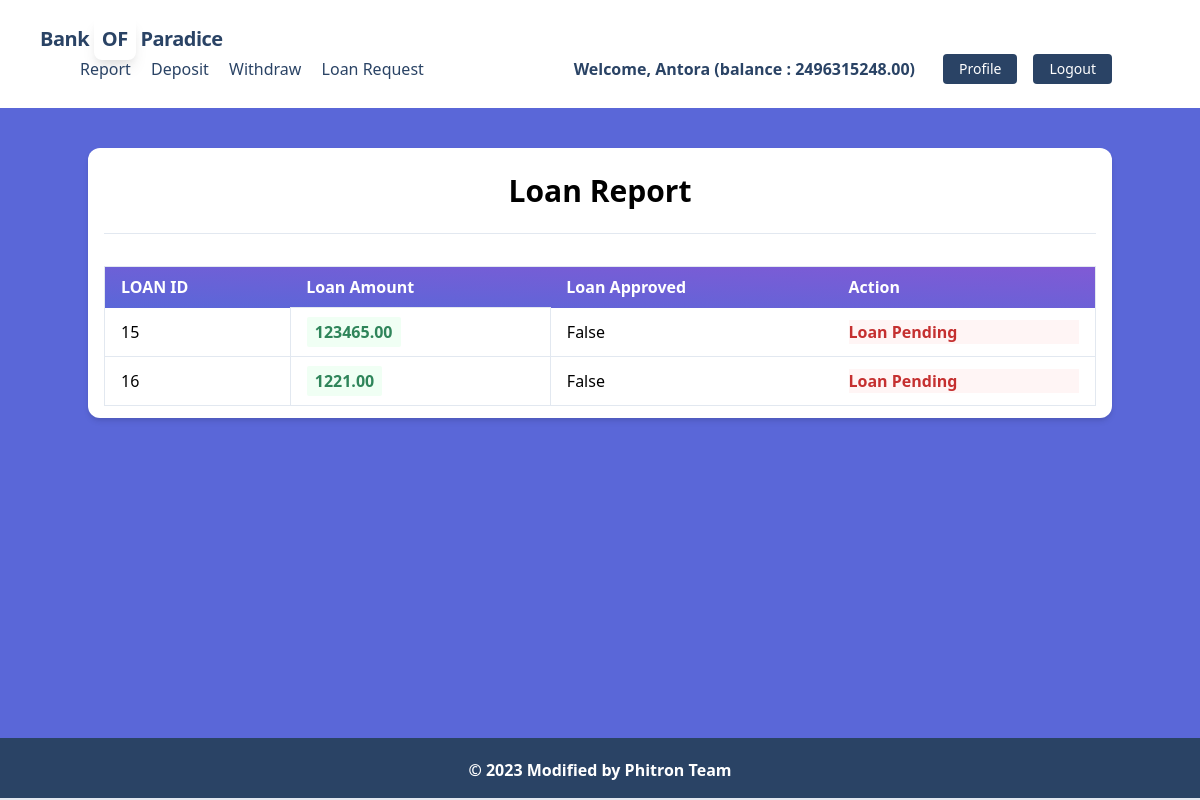
Page /transactions/loans/ (signed in) on the committed database.
### accounts/models.py (models this page shows)
class UserBankAccount(models.Model):
    user = models.OneToOneField(User,related_name ="account",on_delete=models.CASCADE)
    account_type = models.CharField(max_length=10, choices=ACCOUNT_TYPE)
    account_no = models.IntegerField(unique = True)
    birth_date = models.DateField(null = True,blank = True)
    gender = models.CharField(max_length=10,choices=GENDER_TYPE)
    initial_deposit_date = models.DateField(auto_now_add = True)
    balance = models.DecimalField(max_digits=12, decimal_places=2,null=True)
    def __str__(self) -> str:
        return str(self.account_no)

### transactions/models.py (models this page shows)
class Transaction(models.Model):
    account = models.ForeignKey(UserBankAccount,on_delete=models.CASCADE, related_name = 'transactions')
    amount = models.DecimalField(max_digits = 12 , decimal_places = 2)
    balance_after_transaction = models.DecimalField(max_digits = 12 ,decimal_places = 2)
    transaction_type = models.IntegerField( choices=TRANSACTION_TYPE, null = True)
    timestamp = models.DateTimeField(auto_now_add = True)
    loan_approve = models.BooleanField(default = False)
    class Meta :
        ordering = ['timestamp']
    def __str__(self) -> str:
        return str(self.account)

### transactions/views.py (the view)
# urls.py: path("loans/", LoanListView.as_view(), name="loan_list"),
class LoanListView(LoginRequiredMixin,ListView):
    model = Transaction
    template_name = 'transactions/loan_request.html'
    context_object_name = 'loans' # loan list ta ei loans context er moddhe thakbe
    def get_queryset(self):
        user_account = self.request.user.account
        queryset = Transaction.objects.filter(account=user_account,transaction_type=3)
        print(queryset)
        return queryset

### transactions/templates/transactions/loan_request.html (shortened to what this page needs)
{% extends 'base.html' %}
{% block content %}
<div class="my-10 py-3 px-4 bg-white rounded-xl shadow-md">
  <h1 class="font-bold text-3xl text-center pb-5 pt-2">Loan Report</h1>
  <hr />
  <table
    class="table-auto mx-auto w-full px-5 rounded-xl mt-8 border dark:border-neutral-500"
  >
    <thead class="bg-purple-900 text-white text-left">
      <tr
        class="bg-gradient-to-tr from-indigo-600 to-purple-600 rounded-md py-2 px-4 text-white font-bold"
      >
        <th class="px-4 py-2">LOAN ID</th>
        <th class="px-4 py-2">Loan Amount</th>
        <th class="px-4 py-2">Loan Approved</th>
        <th class="px-4 py-2">Action</th>
      </tr>
    </thead>
    <tbody>
      {% for loan in loans %}
      <tr class="border-b dark:border-neutral-500">
        <td class="px-4 py-2">
         {{ loan.id }}
        </td>
        <td class="px-4 py-3 text-s border">
          <span
            class="px-2 py-1 font-bold leading-tight rounded-sm text-green-700 bg-green-100"
          >
            {{ loan.amount }}
          </span>
        </td>
        <td class="px-4 py-2">
          {{ loan.loan_approve }}
        </td>
        <td class="px-4 py-2">
          {% if loan.loan_approve %}
          <a class="font-bold bg-red-900 text-white hover:text-blue-900 hover:bg-white border border-blue-900 font-bold px-4 py-2 rounded-lg" href='{% url "pay" loan.id %}'>Pay</a>
          {% else %}
          <p class="font-bold text-red-700 bg-red-100">Loan Pending</p>
          {% endif %}
        </td>
      </tr>
      {% endfor %}
    </tbody>
  </table>
</div>
{% endblock %}

### core/templates/base.html (shortened to what this page needs)
{% load static %}
<!DOCTYPE html>
<html lang="en">
    <head>
        <link href="https://unpkg.com/tailwindcss@^1.0/dist/tailwind.min.css" rel="stylesheet">
    </head>
    <body class="bg-indigo-600">
        {% include 'navbar.html' %}
        {% block body %}
            <div class="lg:container lg:mx-auto" id="main">
                {% block content %}
                {% endblock %}
            </div>
        {% endblock %}
        {% include 'footer.html' %}
    </body>
</html>

### core/templates/navbar.html (shortened to what this page needs)
<nav class="flex items-center justify-between flex-wrap bg-white p-6 px-10">
    <div class="flex items-center flex-shrink-0 text-white mr-6">
        <span class="font-semibold text-xl tracking-tight text-blue-900"><a href="/">Bank <span class=' rounded-lg shadow-lg p-2'>OF</span> Paradice</a></span>
    </div>
    <div class="w-full block flex-grow lg:flex lg:items-center lg:w-auto px-10">
        {% if request.user.is_authenticated %}
            <div class="text-md lg:flex-grow">
                <a href="{% url "transaction_report" %}" class="block mt-4 lg:inline-block lg:mt-0 text-blue-900 hover:text-red-900 hover:font-black mr-4">
                    Report
                </a>
                <a href="{% url "deposit_money" %}" class="block mt-4 lg:inline-block lg:mt-0 text-blue-900 hover:text-red-900 hover:font-black mr-4">
                    Deposit
                </a>
                <a href="{% url "withdraw_money" %}" class="block mt-4 lg:inline-block lg:mt-0 text-blue-900 hover:text-red-900 hover:font-black mr-4">
                    Withdraw
                </a>
                <a href="{% url "loan_request" %}" class="block mt-4 lg:inline-block lg:mt-0 text-blue-900 hover:text-red-900 hover:font-black mr-4">
                    Loan Request
                </a>
            </div>
            <div class="flex w-auto">
                <div class="text-blue-900 my-auto font-black px-5">Welcome, {{ request.user.first_name }} (balance : {{request.user.account.balance}}) </div>
                <a href="{% url "profile" %}" class="mx-2 inline-block font-medium text-sm px-4 py-2 leading-none bg-blue-900 rounded text-white border-white hover:border-transparent hover:text-dark hover:bg-red-700 mt-4 lg:mt-0">Profile</a>
                <a href="{% url "logout" %}" class="mx-2 inline-block font-medium text-sm px-4 py-2 leading-none bg-blue-900 rounded text-white border-white hover:border-transparent hover:text-dark hover:bg-red-700 mt-4 lg:mt-0">Logout</a>
            </div>
        {% endif %}
    </div>
</nav>

### core/templates/footer.html
<footer class="footer bg-blue-900 text-white relative border-b-2 mt-10">
    <div class="container mx-auto px-6">
        <div class="mt-5 flex flex-col items-center">
            <div class="sm:w-2/3 text-center py-0 pb-2">
                <p class="text-md text-white font-bold mb-2">
                    © {% now "Y" %} Modified by Phitron Team
                </p>
            </div>
        </div>
    </div>
</footer>

### core/templates/base.html (style rules this page uses)
footer { position: fixed !important; bottom: 0 !important; width: 100%; }

### rows in the picture
Transaction: id "15", amount "123465.00", loan_approve "False", shows "Loan Pending"
Transaction: id "16", amount "1221.00", loan_approve "False", shows "Loan Pending"

### other values in the picture
{{ request.user.first_name }} "Antora"
{{ request.user.account.balance }} "2496315248.00"
